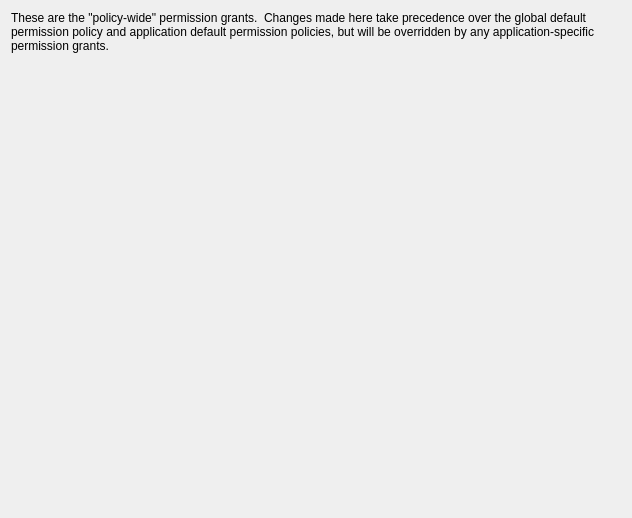
<?xml version="1.0" encoding="UTF-8"?>
<ui version="4.0">
 <class>GoogleDevicePermissionsForm</class>
 <widget class="QWidget" name="GoogleDevicePermissionsForm">
  <property name="geometry">
   <rect>
    <x>0</x>
    <y>0</y>
    <width>632</width>
    <height>518</height>
   </rect>
  </property>
  <property name="sizePolicy">
   <sizepolicy hsizetype="Expanding" vsizetype="MinimumExpanding">
    <horstretch>0</horstretch>
    <verstretch>0</verstretch>
   </sizepolicy>
  </property>
  <property name="minimumSize">
   <size>
    <width>608</width>
    <height>0</height>
   </size>
  </property>
  <property name="windowTitle">
   <string>Form</string>
  </property>
  <layout class="QVBoxLayout" name="verticalLayout">
   <item>
    <widget class="QLabel" name="lTip_desc_permissionGrants">
     <property name="text">
      <string>These are the &quot;policy-wide&quot; permission grants.  Changes made here take precedence over the global default permission policy and application default permission policies, but will be overridden by any application-specific permission grants.</string>
     </property>
     <property name="alignment">
      <set>Qt::AlignLeading|Qt::AlignLeft|Qt::AlignTop</set>
     </property>
     <property name="wordWrap">
      <bool>true</bool>
     </property>
    </widget>
   </item>
   <item>
    <widget class="AndroidPermissionsWidget" name="permissions" native="true"/>
   </item>
  </layout>
 </widget>
 <customwidgets>
  <customwidget>
   <class>AndroidPermissionsWidget</class>
   <extends>QWidget</extends>
   <header>FWAdminLib/AndroidPermissionsWidget.h</header>
  </customwidget>
 </customwidgets>
 <resources/>
 <connections/>
</ui>
